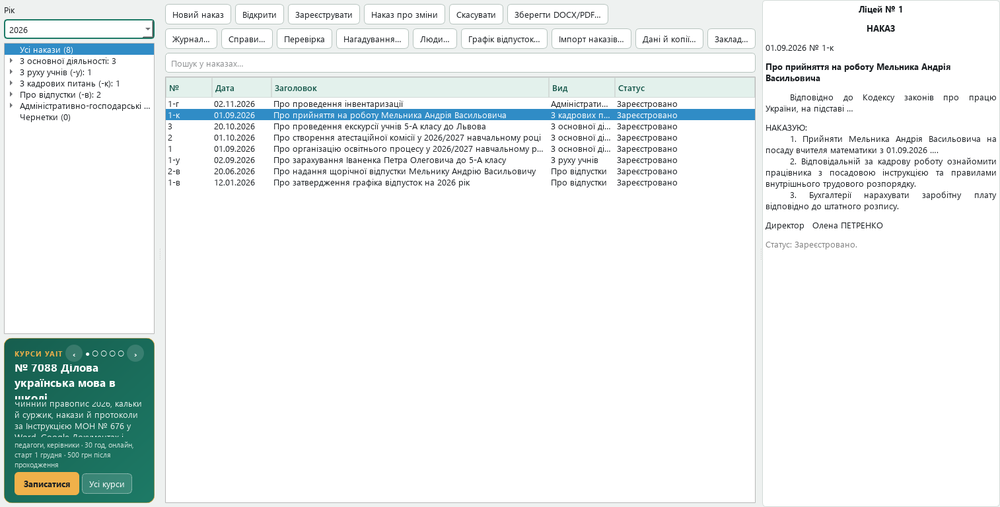
#> input picture promo/site/img/01_reiestr.png, 1000 x 507 px, shrunk from 1514 x 768 before the run
$ python -i tone.py   (imports and definitions only)
#> lines starting #> are read from the running program, lines starting #| are printed output that depends on the picture; after the words box and inside, x2 and y2 are one past the last pixel; in counts of white or black regions, pixels touching at a corner belong together
#> further down, picture is the input picture: PIL image 1000x507 RGB; mean R, G, B 234.5, 239.8, 239.5
"""Яскравість, контраст, гама, автокорекція рівнів."""

from __future__ import annotations

import numpy as np
from PIL import Image


def _lut(fn) -> list[int]:
    x = np.arange(256, dtype=np.float32)
    return np.clip(fn(x), 0, 255).astype(np.uint8).tolist()


def brightness_contrast_gamma(img: Image.Image, brightness: int, contrast: int, gamma: float) -> Image.Image:
    if brightness == 0 and contrast == 0 and abs(gamma - 1.0) < 1e-3:
        return img
    c = (100 + contrast) / 100.0
    c = c * c if contrast > 0 else c          # підсилення м'якше на від'ємних значеннях
    b = brightness * 2.55
    g = max(0.05, gamma)

    def fn(x):
        y = (x - 127.5) * c + 127.5 + b
        y = np.clip(y, 0, 255) / 255.0
        return 255.0 * np.power(y, 1.0 / g)

    return _apply_lut(img, _lut(fn))


def auto_levels(img: Image.Image, clip: float = 0.5) -> Image.Image:
    """Розтягує гістограму: clip% найтемніших → чорний, найсвітліших → білий.
    Для кольорових — спільні межі по яскравості (без зсуву кольору) + нейтралізація фону паперу."""
#> called with clip = 0.5
    gray = np.asarray(img.convert("L"), dtype=np.uint8)
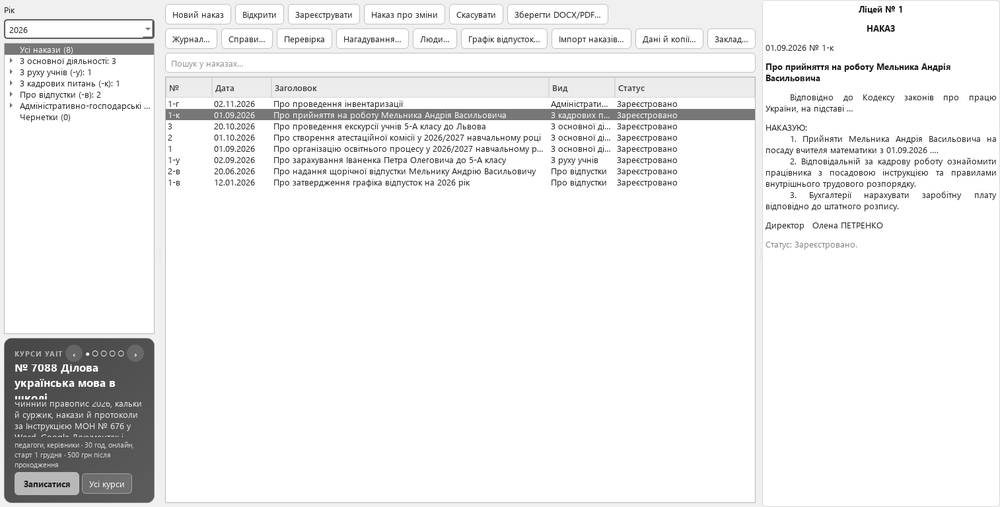
#> gray: shape (507, 1000); min 0, max 255, mean 238.2
    lo, hi = np.percentile(gray, [clip, 100 - clip])
#> lo = 73; hi = 255
    if hi - lo < 10:
        return img
    lut = _lut(lambda x: (x - lo) * 255.0 / (hi - lo))
#> lut = 256 values from 0 to 255
    out = _apply_lut(img, lut)
#> in _apply_lut, `return img.point(lut * 3)`:
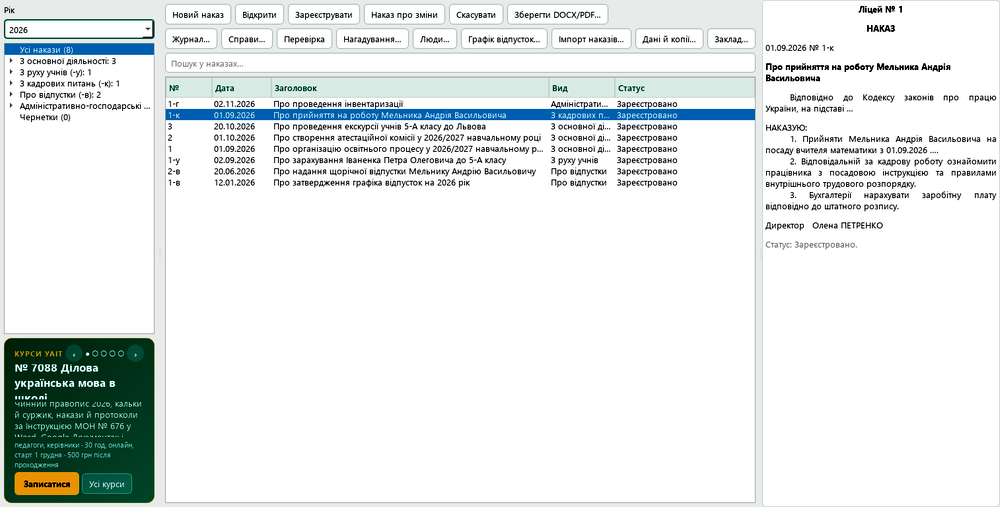
#> returned value: PIL image 1000x507 RGB; mean R, G, B 229.1, 233.7, 233.2
    if out.mode == "RGB":
        out = _neutral_paper(out)
    return out


def _neutral_paper(img: Image.Image) -> Image.Image:
    """Прибирає жовтизну/синяву паперу: найсвітліші 5% пікселів робимо нейтрально білими."""
    a = np.asarray(img, dtype=np.float32)
    lum = a.mean(axis=2)
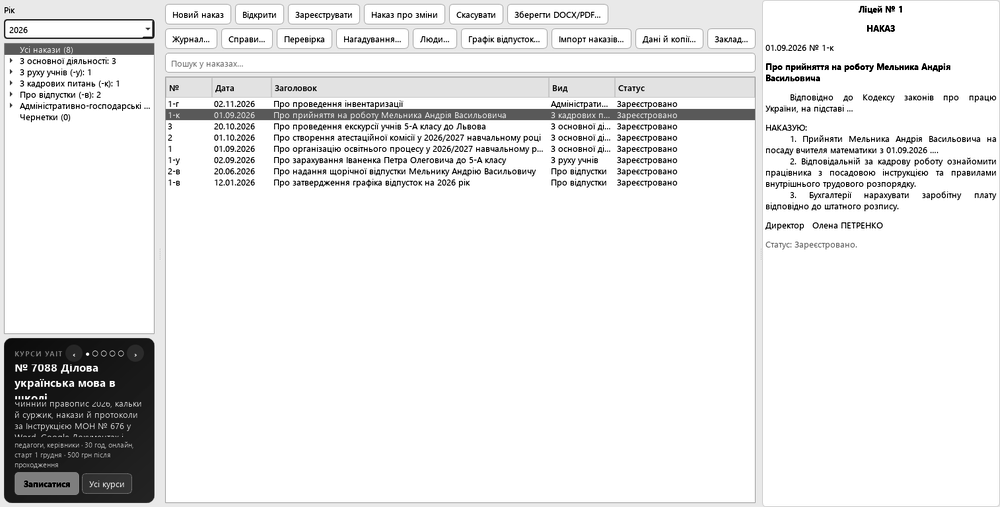
#> lum: shape (507, 1000) float32; min 0, max 255, mean 232
    mask = lum >= np.percentile(lum, 95)
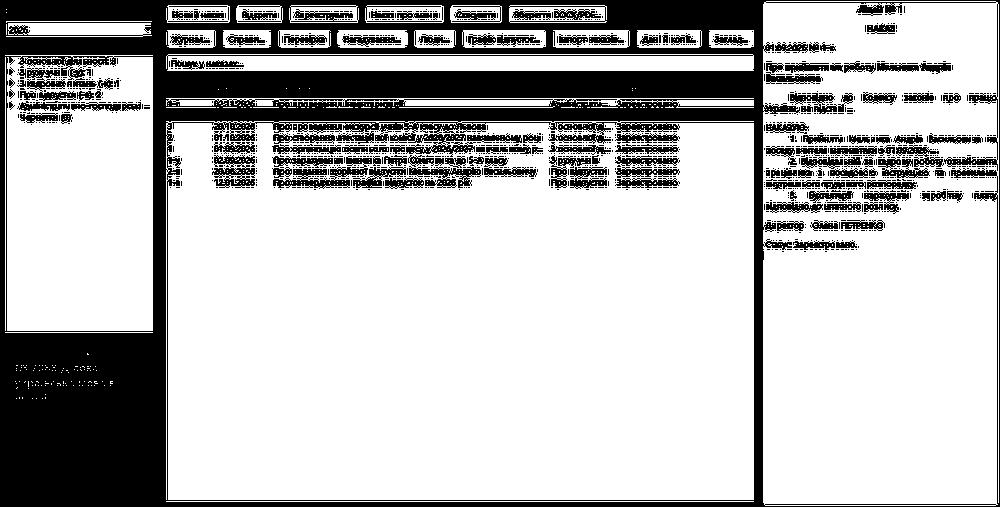
#> mask: shape (507, 1000) bool; 73.6% white; 1564 black regions (1413 under 20 px), largest, box (x1, y1, x2, y2) and area: (0, 0, 1000, 507) 101513, (273, 156, 372, 189) 1106, (212, 155, 255, 188) 845
    if mask.sum() < 100:
        return img
    ref = a[mask].mean(axis=0)
#> ref = [255.8, 255.8, 255.8]
    scale = ref.mean() / np.maximum(ref, 1)
#> scale = [1, 1, 1]
    if np.abs(scale - 1).max() < 0.01:
        return img
    return Image.fromarray(np.clip(a * scale, 0, 255).astype(np.uint8), "RGB")


def otsu_threshold(img: Image.Image) -> int:
    hist = np.bincount(np.asarray(img.convert("L")).ravel(), minlength=256).astype(np.float64)
    total = hist.sum()
    w = np.cumsum(hist)
    m = np.cumsum(hist * np.arange(256))
    mt = m[-1]
    with np.errstate(divide="ignore", invalid="ignore"):
        between = (mt * w / total - m) ** 2 / (w * (total - w))
    return int(np.nanargmax(between))


def _apply_lut(img: Image.Image, lut: list[int]) -> Image.Image:
    if img.mode == "RGB":
        return img.point(lut * 3)
    if img.mode == "L":
        return img.point(lut)
    return _apply_lut(img.convert("RGB"), lut)

>>> from PIL import Image
>>> picture = Image.open('../../promo/site/img/01_reiestr.png')
>>> result = auto_levels(picture)

$ run again, on promo/site/img/02_shablon.png
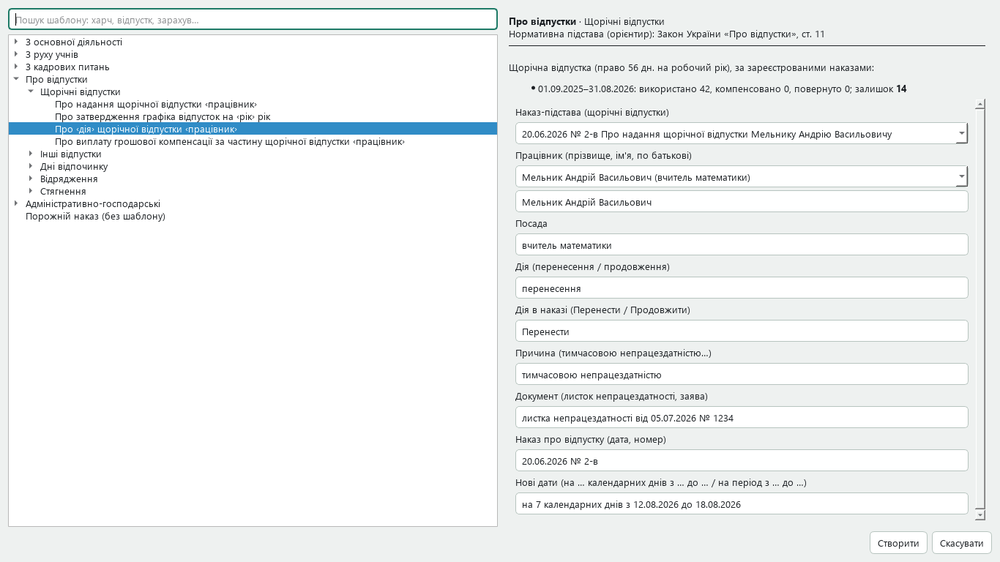
#> input picture promo/site/img/02_shablon.png, 1000 x 562 px, shrunk from 1366 x 768 before the run
#> picture is the input picture: PIL image 1000x562 RGB; mean R, G, B 240, 242.5, 242.7
#> lo = 87; hi = 255
#> lut = 256 values from 0 to 255
#> in _apply_lut, `return img.point(lut * 3)`:
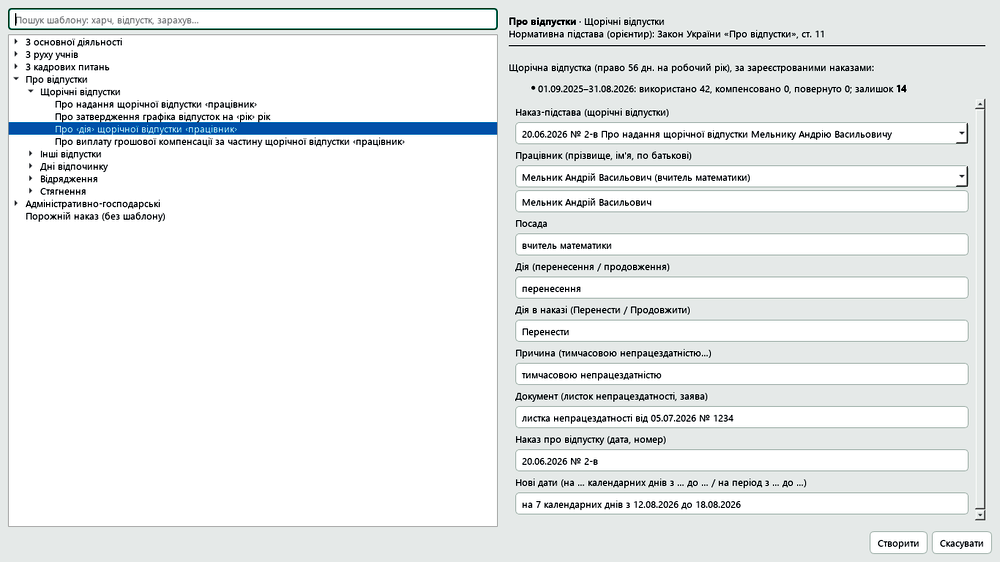
#> returned value: PIL image 1000x562 RGB; mean R, G, B 232.9, 235.8, 236.3
#> in _neutral_paper, `mask = lum >= np.percentile(lum, 95)`:
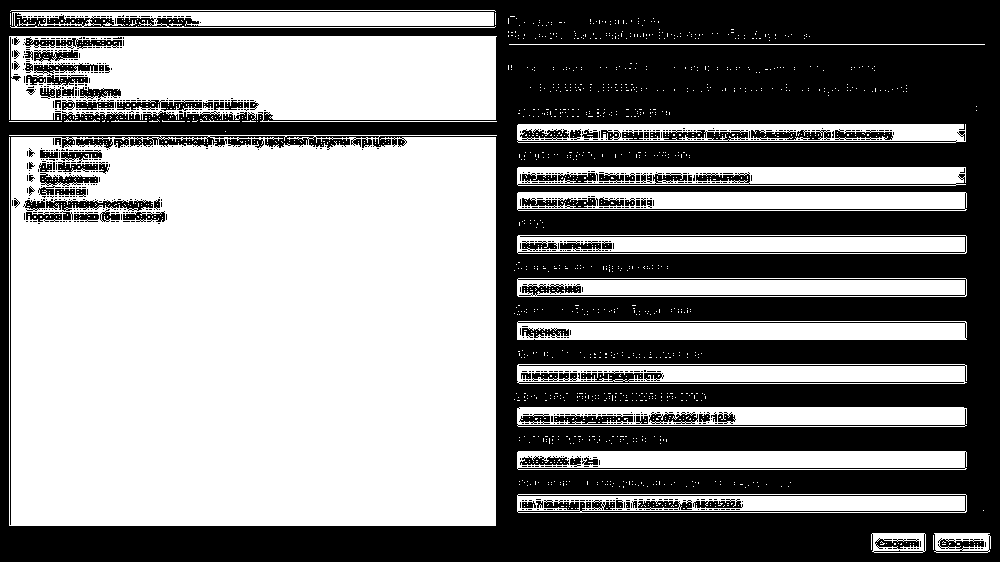
#> mask: shape (562, 1000) bool; 53.2% white; 972 black regions (866 under 20 px), largest, box (x1, y1, x2, y2) and area: (0, 0, 1000, 562) 246241, (46, 199, 153, 211) 673, (117, 100, 202, 111) 543
#> ref = [255.8, 255.8, 255.8]
#> scale = [1, 1, 1]

$ run again, on promo/site/img/03_hrupovyi.png
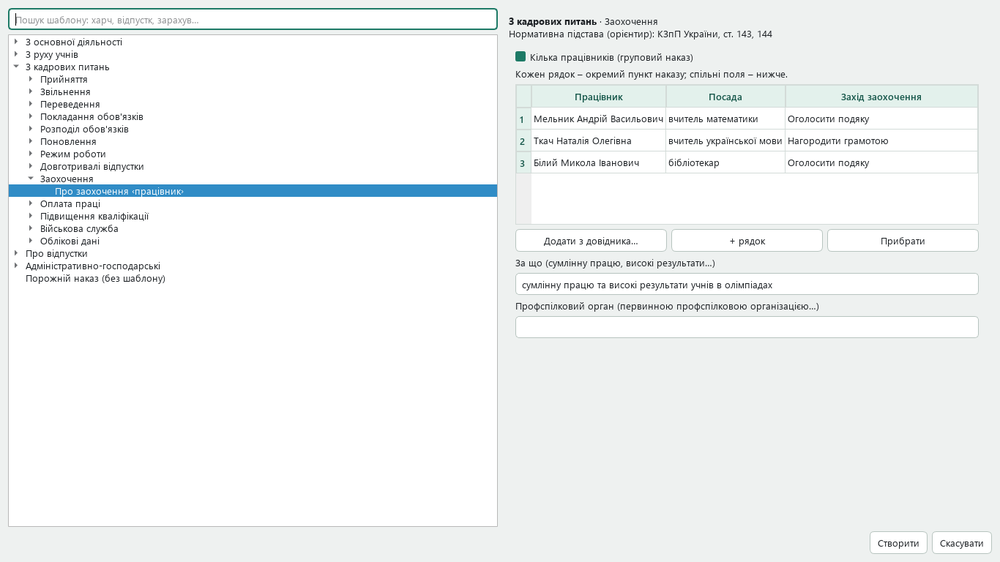
#> input picture promo/site/img/03_hrupovyi.png, 1000 x 562 px, shrunk from 1366 x 768 before the run
#> picture is the input picture: PIL image 1000x562 RGB; mean R, G, B 241, 243.8, 243.9
#> lo = 88; hi = 255
#> lut = 256 values from 0 to 255
#> in _apply_lut, `return img.point(lut * 3)`:
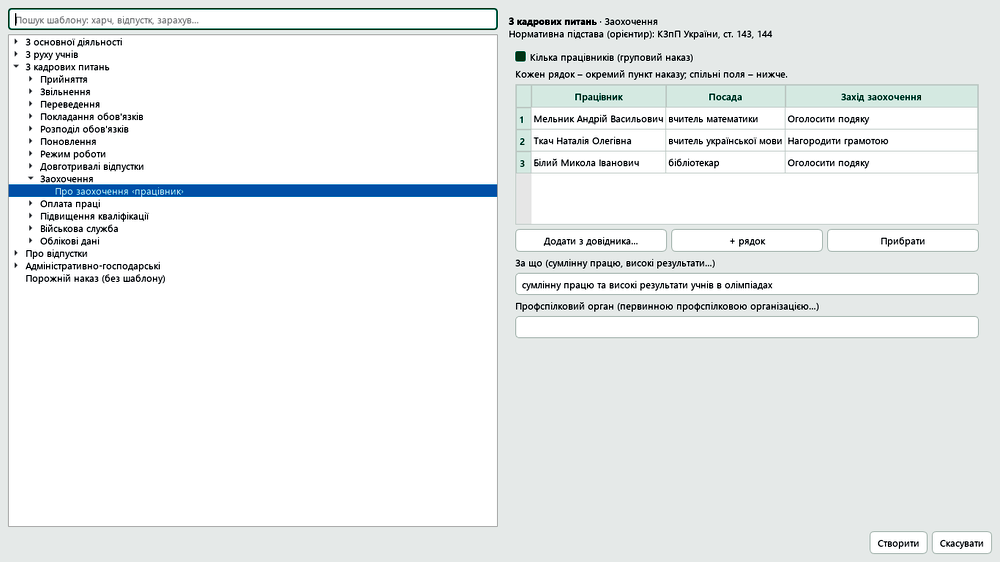
#> returned value: PIL image 1000x562 RGB; mean R, G, B 234.4, 237.7, 238
#> in _neutral_paper, `mask = lum >= np.percentile(lum, 95)`:
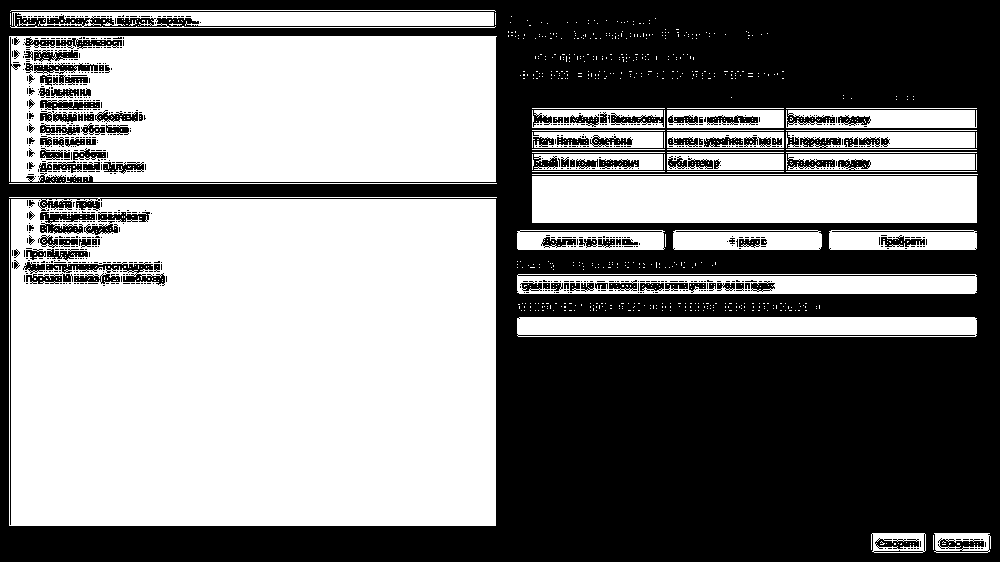
#> mask: shape (562, 1000) bool; 51.9% white; 895 black regions (776 under 20 px), largest, box (x1, y1, x2, y2) and area: (0, 0, 1000, 562) 253245, (46, 262, 165, 286) 875, (40, 212, 95, 234) 642
#> ref = [255.8, 255.8, 255.8]
#> scale = [1, 1, 1]

$ run again, on promo/site/img/04_redaktor.png
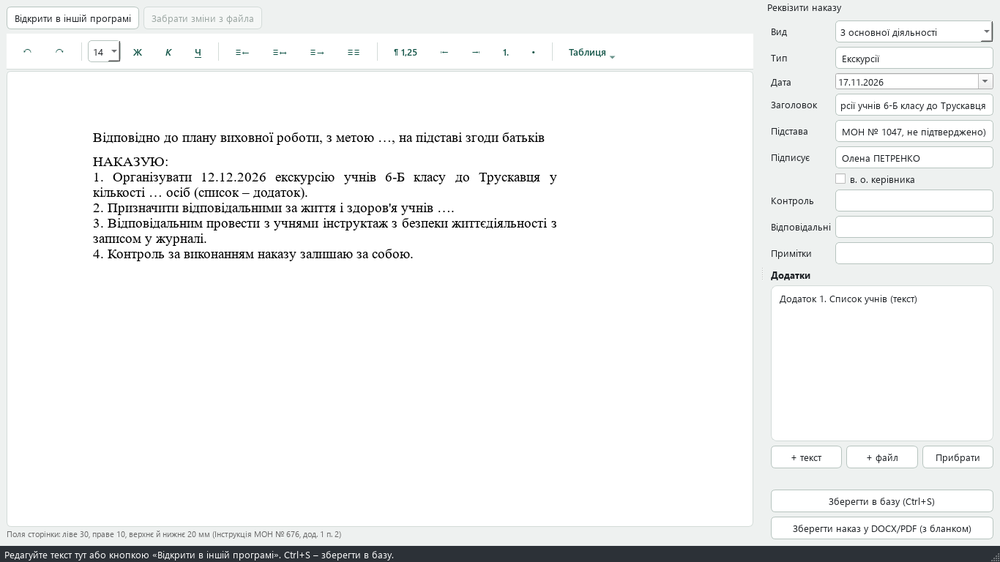
#> input picture promo/site/img/04_redaktor.png, 1000 x 562 px, shrunk from 1366 x 768 before the run
#> picture is the input picture: PIL image 1000x562 RGB; mean R, G, B 241.1, 241.9, 241.9
#> lo = 43; hi = 255
#> lut = 256 values from 0 to 255
#> in _apply_lut, `return img.point(lut * 3)`:
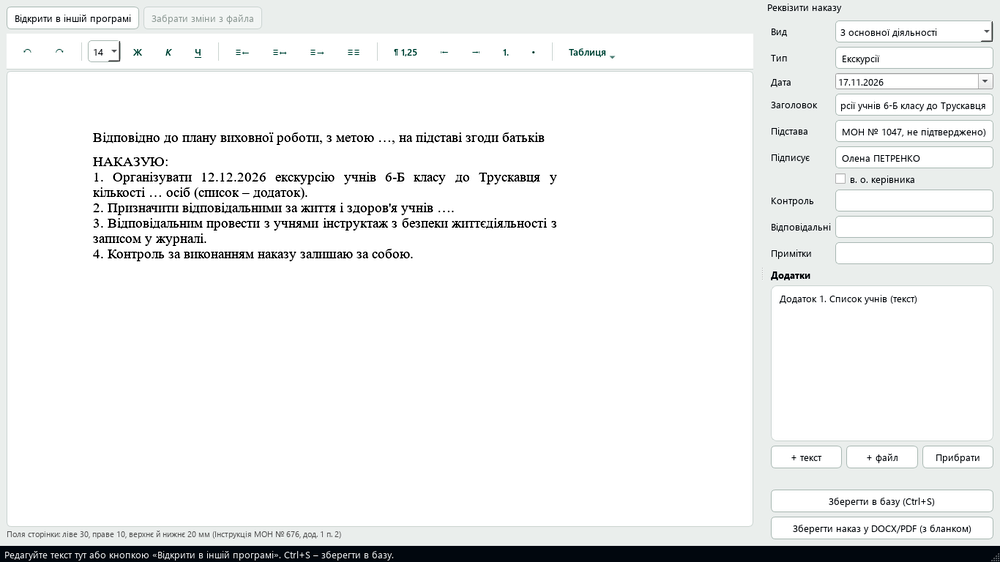
#> returned value: PIL image 1000x562 RGB; mean R, G, B 238.2, 239.3, 239.1
#> in _neutral_paper, `mask = lum >= np.percentile(lum, 95)`:
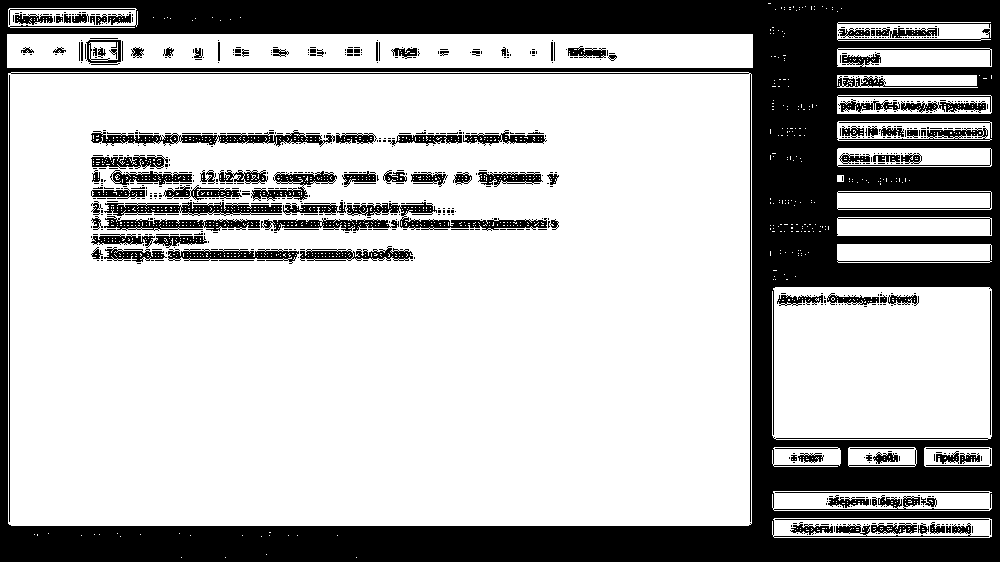
#> mask: shape (562, 1000) bool; 71.7% white; 753 black regions (641 under 20 px), largest, box (x1, y1, x2, y2) and area: (0, 0, 1000, 562) 129849, (346, 202, 547, 231) 1819, (91, 130, 335, 147) 1770
#> ref = [255.8, 255.8, 255.8]
#> scale = [1, 1, 1]
